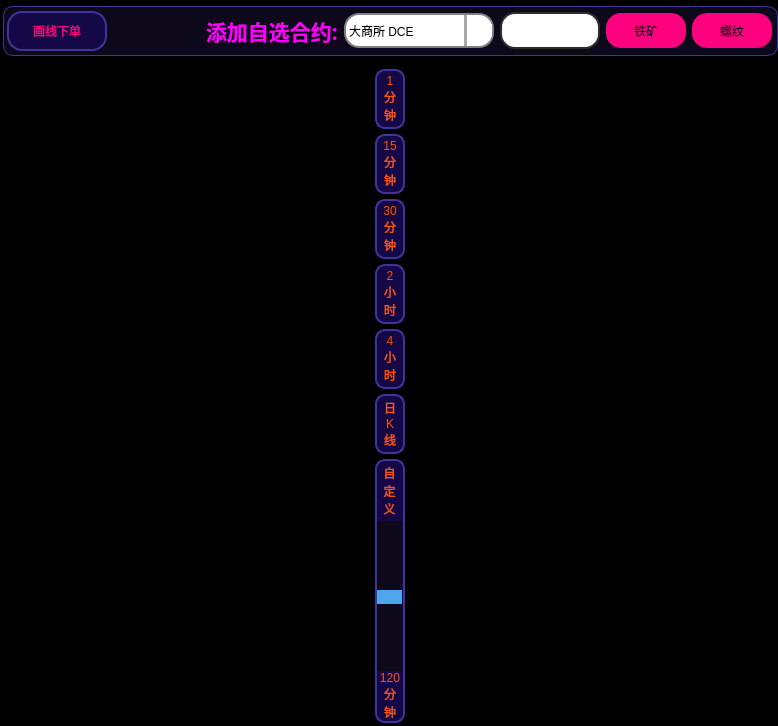
       <widget class="QFrame" name="frame_4">
        <property name="styleSheet">
         <string notr="true">QFrame {
	
	background-color: rgb(0, 0, 0);
	border-radius: 10px;
	border: none;
}

</string>
        </property>
        <property name="frameShape">
         <enum>QFrame::StyledPanel</enum>
        </property>
        <property name="frameShadow">
         <enum>QFrame::Raised</enum>
        </property>
        <layout class="QVBoxLayout" name="verticalLayout_2">
         <property name="spacing">
          <number>0</number>
         </property>
         <property name="leftMargin">
          <number>0</number>
         </property>
         <property name="topMargin">
          <number>3</number>
         </property>
         <property name="rightMargin">
          <number>0</number>
         </property>
         <property name="bottomMargin">
          <number>0</number>
         </property>
         <item>
          <widget class="QFrame" name="frame_6">
           <property name="styleSheet">
            <string notr="true">	background-color: rgb(13, 9, 27);
	border-radius: none;
	border: none;
</string>
           </property>
           <property name="frameShape">
            <enum>QFrame::StyledPanel</enum>
           </property>
           <property name="frameShadow">
            <enum>QFrame::Raised</enum>
           </property>
           <layout class="QVBoxLayout" name="verticalLayout_7">
            <property name="spacing">
             <number>0</number>
            </property>
            <property name="leftMargin">
             <number>0</number>
            </property>
            <property name="topMargin">
             <number>0</number>
            </property>
            <property name="rightMargin">
             <number>0</number>
            </property>
            <property name="bottomMargin">
             <number>0</number>
            </property>
            <item>
             <widget class="QFrame" name="frame_21">
              <property name="styleSheet">
               <string notr="true">QFrame {		
	background-color: rgb(0, 0, 0);
	border-radius: 10px;
	border: none;
}

</string>
              </property>
              <property name="frameShape">
               <enum>QFrame::StyledPanel</enum>
              </property>
              <property name="frameShadow">
               <enum>QFrame::Raised</enum>
              </property>
              <layout class="QVBoxLayout" name="verticalLayout_12">
               <property name="spacing">
                <number>0</number>
               </property>
               <property name="leftMargin">
                <number>3</number>
               </property>
               <property name="topMargin">
                <number>3</number>
               </property>
               <property name="rightMargin">
                <number>0</number>
               </property>
               <property name="bottomMargin">
                <number>3</number>
               </property>
               <item>
                <widget class="QFrame" name="frame_9">
                 <property name="minimumSize">
                  <size>
                   <width>0</width>
                   <height>50</height>
                  </size>
                 </property>
                 <property name="maximumSize">
                  <size>
                   <width>16777215</width>
                   <height>50</height>
                  </size>
                 </property>
                 <property name="styleSheet">
                  <string notr="true">QFrame {	
	background-color: rgb(13, 9, 27);
	border-radius: 10px;
	border: 1px solid rgb(65, 51, 156);
}

</string>
                 </property>
                 <property name="frameShape">
                  <enum>QFrame::StyledPanel</enum>
                 </property>
                 <property name="frameShadow">
                  <enum>QFrame::Raised</enum>
                 </property>
                 <layout class="QHBoxLayout" name="horizontalLayout_9">
                  <property name="leftMargin">
                   <number>3</number>
                  </property>
                  <property name="topMargin">
                   <number>0</number>
                  </property>
                  <property name="rightMargin">
                   <number>5</number>
                  </property>
                  <property name="bottomMargin">
                   <number>0</number>
                  </property>
                  <item>
                   <widget class="QPushButton" name="Btn_draw_line_order">
                    <property name="minimumSize">
                     <size>
                      <width>100</width>
                      <height>40</height>
                     </size>
                    </property>
                    <property name="maximumSize">
                     <size>
                      <width>100</width>
                      <height>40</height>
                     </size>
                    </property>
                    <property name="styleSheet">
                     <string notr="true">QPushButton {
	color: rgb(255, 0, 127);	
	font: 700 16pt &quot;等线&quot;;
	border: 2px solid rgb(65, 51, 156);
	border-radius: 15px;
	background-color: rgb(20, 9, 70);
	text-align: center;
}

QPushButton:hover {
	border: 2px solid rgb(255, 85, 0);
}

QPushButton:pressed {
	
	color: rgb(255, 0, 0);
}</string>
                    </property>
                    <property name="text">
                     <string>画线下单</string>
                    </property>
                   </widget>
                  </item>
                  <item>
                   <spacer name="horizontalSpacer_2">
                    <property name="orientation">
                     <enum>Qt::Horizontal</enum>
                    </property>
                    <property name="sizeHint" stdset="0">
                     <size>
                      <width>40</width>
                      <height>20</height>
                     </size>
                    </property>
                   </spacer>
                  </item>
                  <item>
                   <widget class="QLabel" name="label_kline_info">
                    <property name="styleSheet">
                     <string notr="true">QFrame {
	background-color: rgba(30, 30, 40, 0);
	border: none;
	border-radius: 15px;
	color: rgb(0, 255, 0);
	font: 700 14pt &quot;等线&quot;;
}
</string>
                    </property>
                    <property name="text">
                     <string/>
                    </property>
                   </widget>
                  </item>
                  <item>
                   <spacer name="horizontalSpacer">
                    <property name="orientation">
                     <enum>Qt::Horizontal</enum>
                    </property>
                    <property name="sizeHint" stdset="0">
                     <size>
                      <width>40</width>
                      <height>20</height>
                     </size>
                    </property>
                   </spacer>
                  </item>
                  <item>
                   <widget class="QLabel" name="label_28">
                    <property name="minimumSize">
                     <size>
                      <width>0</width>
                      <height>40</height>
                     </size>
                    </property>
                    <property name="maximumSize">
                     <size>
                      <width>150</width>
                      <height>16777215</height>
                     </size>
                    </property>
                    <property name="font">
                     <font>
                      <family>等线</family>
                      <pointsize>16</pointsize>
                      <italic>false</italic>
                      <bold>true</bold>
                     </font>
                    </property>
                    <property name="styleSheet">
                     <string notr="true">QFrame {
	background-color: rgba(30, 30, 40, 0);
	border: none;
	border-radius: 15px;
	color: rgb(255, 0, 255);
	font: 700 16pt &quot;等线&quot;;
}
</string>
                    </property>
                    <property name="text">
                     <string>添加自选合约:</string>
                    </property>
                    <property name="alignment">
                     <set>Qt::AlignLeading|Qt::AlignLeft|Qt::AlignVCenter</set>
                    </property>
                   </widget>
                  </item>
                  <item>
                   <widget class="QComboBox" name="comboBox_backtest_exchange">
                    <property name="minimumSize">
                     <size>
                      <width>150</width>
                      <height>35</height>
                     </size>
                    </property>
                    <property name="maximumSize">
                     <size>
                      <width>150</width>
                      <height>35</height>
                     </size>
                    </property>
                    <property name="styleSheet">
                     <string notr="true">/* 未下拉时，QComboBox的样式 */
QComboBox {
    border: 2px solid gray;   /* 边框 */
    border-radius: 15px;   /* 圆角 */
    padding: 1px 18px 1px 3px;   /* 字体填衬 */
    color: rgb(0, 0, 0);    
	font: 700 12pt &quot;等线&quot;;    
	background-color: rgb(255, 255, 255);
}

/* 下拉后，整个下拉窗体样式 */
QComboBox QAbstractItemView {
    
    border: 1px solid yellow;   /* 整个下拉窗体的边框 */
    color: black;
	border-radius: 3px;
    background-color: rgb(225, 225, 225);   /* 整个下拉窗体的背景色 */
    selection-background-color: lightgreen;   /* 整个下拉窗体被选中项的背景色 */
}
/* 下拉箭头样式 */
 QComboBox::down-arrow {
	width: 25px; /* 下拉箭头的宽度（建议与下拉框drop-down的宽度一致） */ 
	background: rgb(255, 255, 255); /* 下拉箭头的的背景色 */ 
	padding: 0px 0px 0px 0px; /* 上内边距、右内边距、下内边距、左内边距 */
 } 

/* 下拉框样式 */
QComboBox::drop-down {
   /* subcontrol-origin: padding;   /* 子控件在父元素中的原点矩形。如果未指定此属性，则默认为padding。 */
   /* subcontrol-position: top right;   /* 下拉框的位置（右上） */
    width: 25px;   /* 下拉框的宽度 */

    border-left-width: 3px;   /* 下拉框的左边界线宽度 */
    border-left-color: darkgray;   /* 下拉框的左边界线颜色 */
    border-left-style: solid;   /* 下拉框的左边界线为实线 */
    border-top-right-radius: 10px;   /* 下拉框的右上边界线的圆角半径（应和整个QComboBox右上边界线的圆角半径一致） */
    border-bottom-right-radius: 10px;   /* 同上 */
}
QComboBox:hover {
	border: 3px solid rgb(255, 85, 0);
}
QComboBox:disabled{
	color: rgb(0, 0, 0);
	border-color: rgb(166, 166, 166);
    background-color: rgb(186, 186, 186);
}</string>
                    </property>
                    <property name="frame">
                     <bool>true</bool>
                    </property>
                    <property name="modelColumn">
                     <number>0</number>
                    </property>
                    <item>
                     <property name="text">
                      <string>大商所 DCE</string>
                     </property>
                    </item>
                    <item>
                     <property name="text">
                      <string>上期所 SHFE</string>
                     </property>
                    </item>
                    <item>
                     <property name="text">
                      <string>郑商所 CZCE</string>
                     </property>
                    </item>
                    <item>
                     <property name="text">
                      <string>能源交易所 INE</string>
                     </property>
                    </item>
                    <item>
                     <property name="text">
                      <string>中金所 CFFEX</string>
                     </property>
                    </item>
                   </widget>
                  </item>
                  <item>
                   <widget class="QLineEdit" name="optional_contracts">
                    <property name="minimumSize">
                     <size>
                      <width>100</width>
                      <height>37</height>
                     </size>
                    </property>
                    <property name="maximumSize">
                     <size>
                      <width>100</width>
                      <height>37</height>
                     </size>
                    </property>
                    <property name="styleSheet">
                     <string notr="true">QLineEdit {
	border: 2px solid rgb(45, 45, 45);
	border-radius: 15px;
	padding: 5px;
	background-color: rgb(255, 255, 255);	
	color: rgb(0, 0, 0);
	font: 700 18pt &quot;等线&quot;;
}
QLineEdit:hover {
	border: 3px solid rgb(255, 85, 0);
}
QLineEdit:focus {
	border: 3px solid rgb(255, 85, 0);
	color: rgb(255, 0, 0);
}
QLineEdit:disabled{
	color: rgb(0, 0, 0);
	border-color: rgb(166, 166, 166);
    background-color: rgb(186, 186, 186);
}</string>
                    </property>
                   </widget>
                  </item>
                  <item>
                   <widget class="QPushButton" name="Btn_add_K_charts_i">
                    <property name="minimumSize">
                     <size>
                      <width>80</width>
                      <height>35</height>
                     </size>
                    </property>
                    <property name="maximumSize">
                     <size>
                      <width>80</width>
                      <height>35</height>
                     </size>
                    </property>
                    <property name="styleSheet">
                     <string notr="true">QPushButton{
	color: rgb(13, 9, 36);
	background-color:rgb(255, 0, 127);
	font: 700 16pt &quot;等线&quot;;
	border-radius: 15px;
}
QPushButton:hover{
	border: 2px solid rgb(255, 85, 0); 
}
QPushButton:pressed{
	color: green;
	border-color: rgb(255, 0, 0);
    background-color: rgb(255, 255, 0);
}
</string>
                    </property>
                    <property name="text">
                     <string>铁矿</string>
                    </property>
                   </widget>
                  </item>
                  <item>
                   <widget class="QPushButton" name="Btn_add_K_charts_rb">
                    <property name="minimumSize">
                     <size>
                      <width>80</width>
                      <height>35</height>
                     </size>
                    </property>
                    <property name="maximumSize">
                     <size>
                      <width>80</width>
                      <height>35</height>
                     </size>
                    </property>
                    <property name="styleSheet">
                     <string notr="true">QPushButton{
	color: rgb(13, 9, 36);
	background-color:rgb(255, 0, 127);
	font: 700 16pt &quot;等线&quot;;
	border-radius: 15px;
}
QPushButton:hover{
	border: 2px solid rgb(255, 85, 0); 
}
QPushButton:pressed{
	color: green;
	border-color: rgb(255, 0, 0);
    background-color: rgb(255, 255, 0);
}
</string>
                    </property>
                    <property name="text">
                     <string>螺纹</string>
                    </property>
                   </widget>
                  </item>
                 </layout>
                </widget>
               </item>
               <item>
                <widget class="QFrame" name="frame">
                 <property name="styleSheet">
                  <string notr="true">QFrame {		
	background-color: rgb(0, 0, 0);
	border-radius: 10px;
	border: none;
}

</string>
                 </property>
                 <property name="frameShape">
                  <enum>QFrame::StyledPanel</enum>
                 </property>
                 <property name="frameShadow">
                  <enum>QFrame::Raised</enum>
                 </property>
                 <layout class="QHBoxLayout" name="horizontalLayout">
                  <property name="spacing">
                   <number>2</number>
                  </property>
                  <property name="leftMargin">
                   <number>0</number>
                  </property>
                  <property name="topMargin">
                   <number>3</number>
                  </property>
                  <property name="rightMargin">
                   <number>0</number>
                  </property>
                  <property name="bottomMargin">
                   <number>0</number>
                  </property>
                  <item>
                   <layout class="QHBoxLayout" name="verticalLayout_klines"/>
                  </item>
                  <item>
                   <widget class="QFrame" name="frame_7">
                    <property name="minimumSize">
                     <size>
                      <width>30</width>
                      <height>0</height>
                     </size>
                    </property>
                    <property name="maximumSize">
                     <size>
                      <width>30</width>
                      <height>16777215</height>
                     </size>
                    </property>
                    <property name="styleSheet">
                     <string notr="true">QFrame {		
	background-color: rgb(0, 0, 0);
	border-radius: 10px;
	border: none;
}

</string>
                    </property>
                    <property name="frameShape">
                     <enum>QFrame::StyledPanel</enum>
                    </property>
                    <property name="frameShadow">
                     <enum>QFrame::Raised</enum>
                    </property>
                    <layout class="QVBoxLayout" name="verticalLayout_3">
                     <property name="spacing">
                      <number>5</number>
                     </property>
                     <property name="leftMargin">
                      <number>0</number>
                     </property>
                     <property name="topMargin">
                      <number>10</number>
                     </property>
                     <property name="rightMargin">
                      <number>0</number>
                     </property>
                     <property name="bottomMargin">
                      <number>0</number>
                     </property>
                     <item alignment="Qt::AlignHCenter">
                      <widget class="QPushButton" name="Btn_klines_1min">
                       <property name="minimumSize">
                        <size>
                         <width>30</width>
                         <height>60</height>
                        </size>
                       </property>
                       <property name="maximumSize">
                        <size>
                         <width>30</width>
                         <height>60</height>
                        </size>
                       </property>
                       <property name="styleSheet">
                        <string notr="true">QPushButton {
	color: rgb(255, 85, 0);	
	font: 700 10pt &quot;等线&quot;;
	border: 2px solid rgb(65, 51, 156);
	border-radius: 10px;
	background-color: rgb(20, 9, 70);
	text-align: center;
}

QPushButton:hover {
	border: 2px solid rgb(255, 85, 0);
}

QPushButton:pressed {
	
	color: rgb(255, 0, 0);
}</string>
                       </property>
                       <property name="text">
                        <string>1
分
钟</string>
                       </property>
                      </widget>
                     </item>
                     <item alignment="Qt::AlignHCenter">
                      <widget class="QPushButton" name="Btn_klines_15min">
                       <property name="minimumSize">
                        <size>
                         <width>30</width>
                         <height>60</height>
                        </size>
                       </property>
                       <property name="maximumSize">
                        <size>
                         <width>30</width>
                         <height>60</height>
                        </size>
                       </property>
                       <property name="styleSheet">
                        <string notr="true">QPushButton {
	color: rgb(255, 85, 0);	
	font: 700 10pt &quot;等线&quot;;
	border: 2px solid rgb(65, 51, 156);
	border-radius: 10px;
	background-color: rgb(20, 9, 70);
	text-align: center;
}

QPushButton:hover {
	border: 2px solid rgb(255, 85, 0);
}

QPushButton:pressed {
	
	color: rgb(255, 0, 0);
}</string>
                       </property>
                       <property name="text">
                        <string>15
分
钟</string>
                       </property>
                      </widget>
                     </item>
                     <item alignment="Qt::AlignHCenter">
                      <widget class="QPushButton" name="Btn_klines_30min">
                       <property name="minimumSize">
                        <size>
                         <width>30</width>
                         <height>60</height>
                        </size>
                       </property>
                       <property name="maximumSize">
                        <size>
                         <width>30</width>
                         <height>60</height>
                        </size>
                       </property>
                       <property name="styleSheet">
                        <string notr="true">QPushButton {
	color: rgb(255, 85, 0);	
	font: 700 10pt &quot;等线&quot;;
	border: 2px solid rgb(65, 51, 156);
	border-radius: 10px;
	background-color: rgb(20, 9, 70);
	text-align: center;
}

QPushButton:hover {
	border: 2px solid rgb(255, 85, 0);
}

QPushButton:pressed {
	
	color: rgb(255, 0, 0);
}</string>
                       </property>
                       <property name="text">
                        <string>30
分
钟</string>
                       </property>
                      </widget>
                     </item>
                     <item alignment="Qt::AlignHCenter">
                      <widget class="QPushButton" name="Btn_klines_2hour">
                       <property name="minimumSize">
                        <size>
                         <width>30</width>
                         <height>60</height>
                        </size>
                       </property>
                       <property name="maximumSize">
                        <size>
                         <width>30</width>
                         <height>60</height>
                        </size>
                       </property>
                       <property name="styleSheet">
                        <string notr="true">QPushButton {
	color: rgb(255, 85, 0);	
	font: 700 10pt &quot;等线&quot;;
	border: 2px solid rgb(65, 51, 156);
	border-radius: 10px;
	background-color: rgb(20, 9, 70);
	text-align: center;
}

QPushButton:hover {
	border: 2px solid rgb(255, 85, 0);
}

QPushButton:pressed {
	
	color: rgb(255, 0, 0);
}</string>
                       </property>
                       <property name="text">
                        <string>2
小
时</string>
                       </property>
                      </widget>
                     </item>
                     <item alignment="Qt::AlignHCenter">
                      <widget class="QPushButton" name="Btn_klines_4hour">
                       <property name="minimumSize">
                        <size>
                         <width>30</width>
                         <height>60</height>
                        </size>
                       </property>
                       <property name="maximumSize">
                        <size>
                         <width>30</width>
                         <height>60</height>
                        </size>
                       </property>
                       <property name="styleSheet">
                        <string notr="true">QPushButton {
	color: rgb(255, 85, 0);	
	font: 700 10pt &quot;等线&quot;;
	border: 2px solid rgb(65, 51, 156);
	border-radius: 10px;
	background-color: rgb(20, 9, 70);
	text-align: center;
}

QPushButton:hover {
	border: 2px solid rgb(255, 85, 0);
}

QPushButton:pressed {
	
	color: rgb(255, 0, 0);
}</string>
                       </property>
                       <property name="text">
                        <string>4
小
时</string>
                       </property>
                      </widget>
                     </item>
                     <item alignment="Qt::AlignHCenter">
                      <widget class="QPushButton" name="Btn_klines_daily">
                       <property name="minimumSize">
                        <size>
                         <width>30</width>
                         <height>60</height>
                        </size>
                       </property>
                       <property name="maximumSize">
                        <size>
                         <width>30</width>
                         <height>60</height>
                        </size>
                       </property>
                       <property name="styleSheet">
                        <string notr="true">QPushButton {
	color: rgb(255, 85, 0);	
	font: 700 10pt &quot;等线&quot;;
	border: 2px solid rgb(65, 51, 156);
	border-radius: 10px;
	background-color: rgb(20, 9, 70);
	text-align: center;
}

QPushButton:hover {
	border: 2px solid rgb(255, 85, 0);
}

QPushButton:pressed {
	
	color: rgb(255, 0, 0);
}</string>
                       </property>
                       <property name="text">
                        <string>日
K
线</string>
                       </property>
                      </widget>
                     </item>
                     <item alignment="Qt::AlignHCenter">
                      <widget class="QFrame" name="frame_22">
                       <property name="minimumSize">
                        <size>
                         <width>30</width>
                         <height>0</height>
                        </size>
                       </property>
                       <property name="maximumSize">
                        <size>
                         <width>30</width>
                         <height>16777215</height>
                        </size>
                       </property>
                       <property name="styleSheet">
                        <string notr="true">QFrame {	
	border: 2px solid rgb(65, 51, 156);
	border-radius: 10px;
	background-color: rgb(20, 9, 70);
}
QFrame:hover {
	border: 2px solid rgb(255, 85, 0);
}

</string>
                       </property>
                       <property name="frameShape">
                        <enum>QFrame::StyledPanel</enum>
                       </property>
                       <property name="frameShadow">
                        <enum>QFrame::Raised</enum>
                       </property>
                       <layout class="QVBoxLayout" name="verticalLayout_14">
                        <property name="spacing">
                         <number>0</number>
                        </property>
                        <property name="leftMargin">
                         <number>0</number>
                        </property>
                        <property name="topMargin">
                         <number>0</number>
                        </property>
                        <property name="rightMargin">
                         <number>0</number>
                        </property>
                        <property name="bottomMargin">
                         <number>0</number>
                        </property>
                        <item>
                         <widget class="QLabel" name="label">
                          <property name="minimumSize">
                           <size>
                            <width>25</width>
                            <height>60</height>
                           </size>
                          </property>
                          <property name="maximumSize">
                           <size>
                            <width>25</width>
                            <height>60</height>
                           </size>
                          </property>
                          <property name="styleSheet">
                           <string notr="true">	color: rgb(255, 85, 0);	
	font: 700 10pt &quot;等线&quot;;
	border: none;</string>
                          </property>
                          <property name="text">
                           <string>自
定
义</string>
                          </property>
                          <property name="alignment">
                           <set>Qt::AlignCenter</set>
                          </property>
                         </widget>
                        </item>
                        <item>
                         <widget class="QSlider" name="verticalSlider">
                          <property name="minimumSize">
                           <size>
                            <width>25</width>
                            <height>150</height>
                           </size>
                          </property>
                          <property name="maximumSize">
                           <size>
                            <width>25</width>
                            <height>200</height>
                           </size>
                          </property>
                          <property name="styleSheet">
                           <string notr="true"> /*滑动条槽（整体）的美化 */
 QSlider::groove:vertical{
         height: 12px;
         left: 0px;
         right: 0px;
         border:0px;    /*指定无边框*/        
		border-radius:6px;    /*指定圆角*/        
		background:rgba(0,0,0,50); 9  }
/*滑块的美化*/  
QSlider::handle:vertical{
         width:  50px;
         height: 50px;
         margin-top: -20px;
         margin-left: 0px;
         margin-bottom: -20px;
         margin-right: 0px;
         border-image:url(:/res/images/setting_slider_handle.png);
 }
/*已滑过的进度美化*/
QSlider::sub-page:vertical{
       background:rgba(80,166,234,1);
 }
QSlider::handle:vertical:hover { 
        width:  50px;
        height: 50px;
         margin-top: -20px;
         margin-left: 0px;
        margin-bottom: -20px;
         margin-right: 0px;
         border-image:url(:/res/images/setting_slider_handle_hover.png); 
}
QSlider::sub-page:vertical:disabled {
         background: #BB345F; }
QSlider::add-page:vertical:disabled {
        background: #1ADEFF; }
QSlider::handle:vertical:disabled {
         background: #EEDDFF; }</string>
                          </property>
                          <property name="orientation">
                           <enum>Qt::Vertical</enum>
                          </property>
                         </widget>
                        </item>
                        <item>
                         <widget class="QLabel" name="label_4">
                          <property name="maximumSize">
                           <size>
                            <width>16777215</width>
                            <height>30</height>
                           </size>
                          </property>
                          <property name="styleSheet">
                           <string notr="true">	color: rgb(255, 85, 0);	
	font: 700 10pt &quot;等线&quot;;
	border: none;</string>
                          </property>
                          <property name="text">
                           <string>120</string>
                          </property>
                          <property name="alignment">
                           <set>Qt::AlignCenter</set>
                          </property>
                         </widget>
                        </item>
                        <item>
                         <widget class="QLabel" name="label_2">
                          <property name="maximumSize">
                           <size>
                            <width>16777215</width>
                            <height>40</height>
                           </size>
                          </property>
                          <property name="styleSheet">
                           <string notr="true">	color: rgb(255, 85, 0);	
	font: 700 10pt &quot;等线&quot;;
	border: none;</string>
                          </property>
                          <property name="text">
                           <string>分
钟</string>
                          </property>
                          <property name="alignment">
                           <set>Qt::AlignCenter</set>
                          </property>
                         </widget>
                        </item>
                       </layout>
                      </widget>
                     </item>
                    </layout>
                   </widget>
                  </item>
                 </layout>
                </widget>
               </item>
              </layout>
             </widget>
            </item>
           </layout>
          </widget>
         </item>
        </layout>
       </widget>
